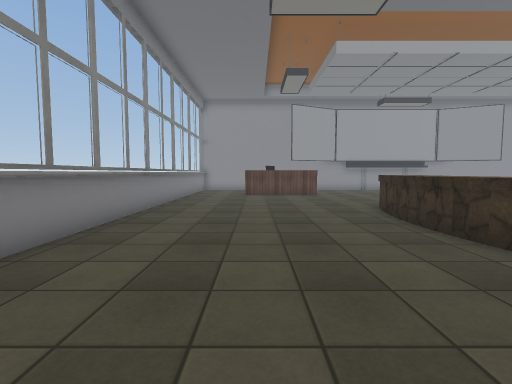
View 1 (above)

19 first-person views from a walk through a 3-D level made in the Unity game engine. The camera is 1.3 m above the floor, tilts 4° down and sees 85° across. The floor is counted in squares, 1 m on a side. Each view is taken from the middle of a square. On the plan, view 1 faces up. The plan holds only what a view shows up to about 13 squares ahead; the rest is blank. The place goes on beyond the plan. The player character is not drawn. Door leaves are left out, so doorways stand open. Some surface patterns are stand-ins.

View 2
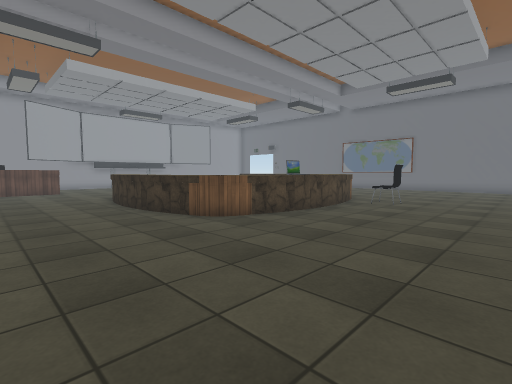

View 3
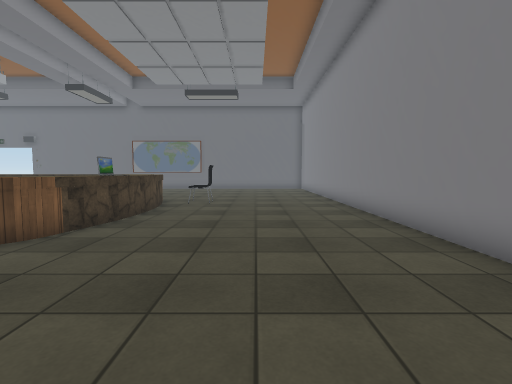

View 4
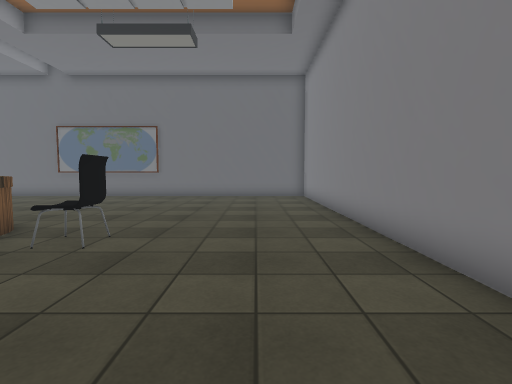

View 5
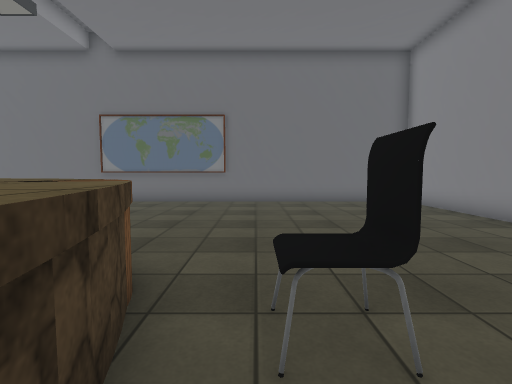

View 6
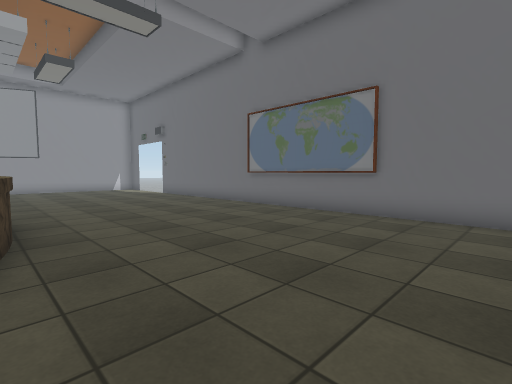

View 7
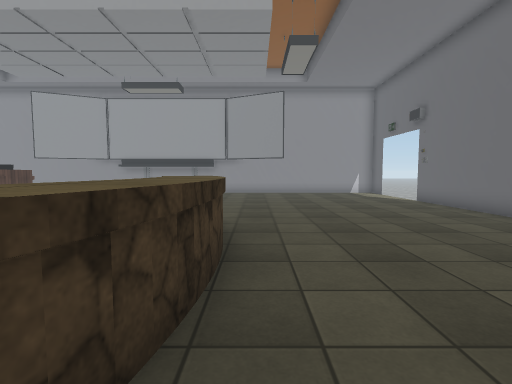

View 8
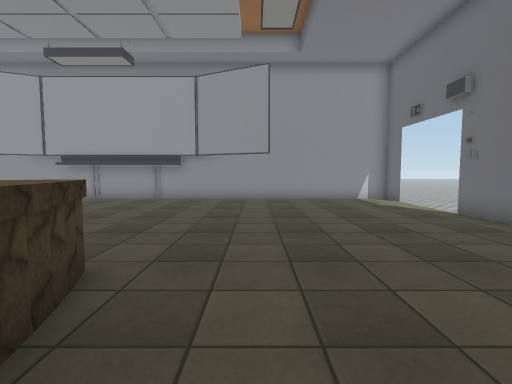

View 9
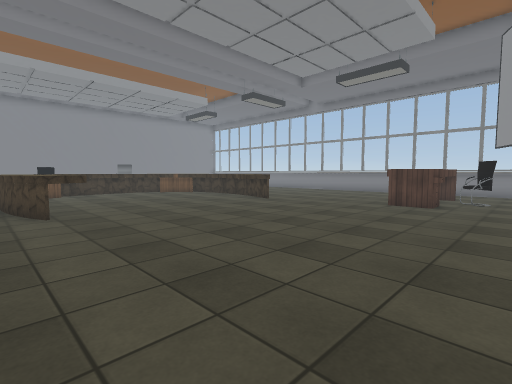

View 10
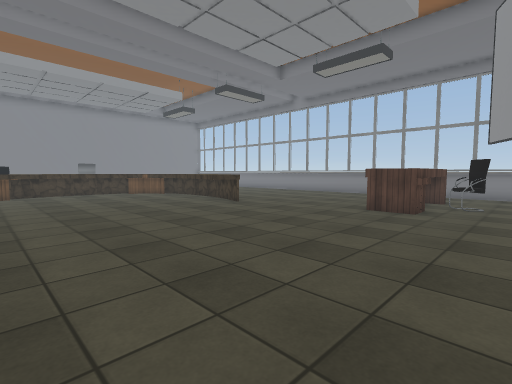

View 11
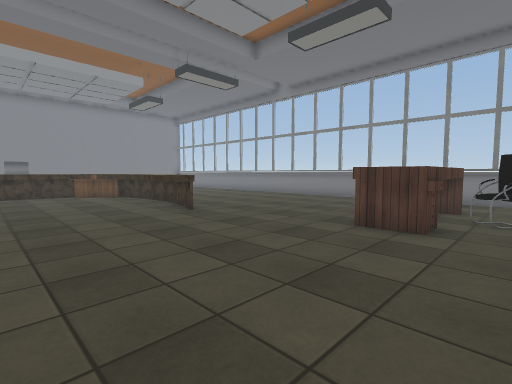

View 12
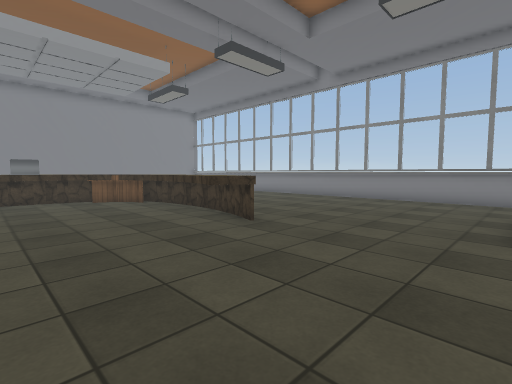

View 13
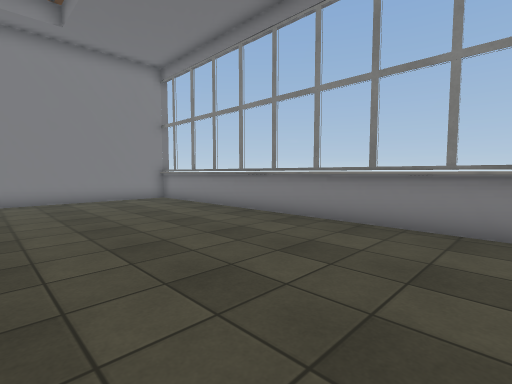

View 14
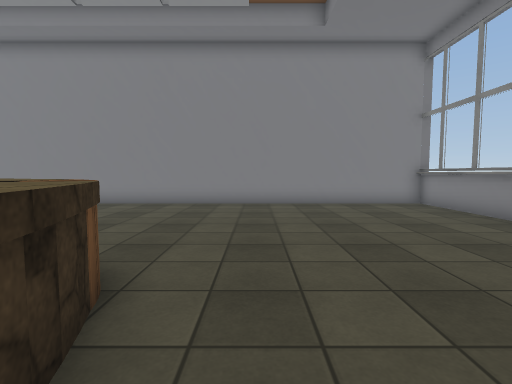

View 15
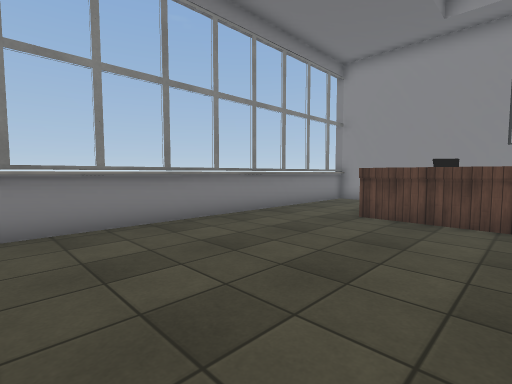

View 16
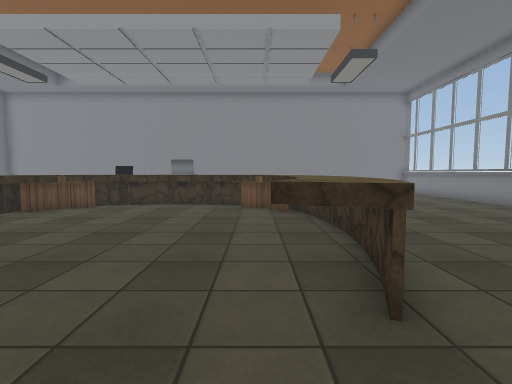

View 17
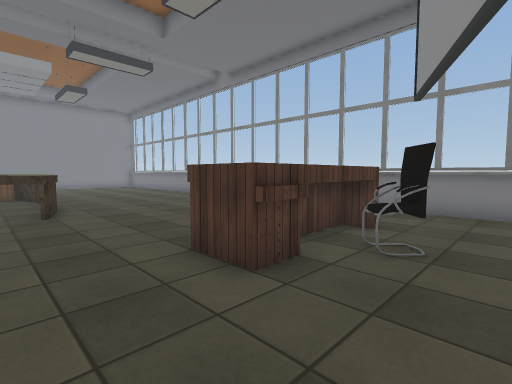

View 18
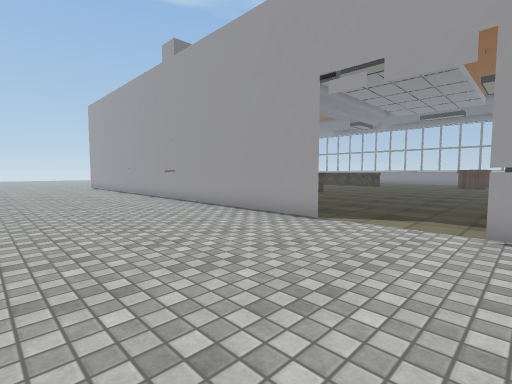

View 19
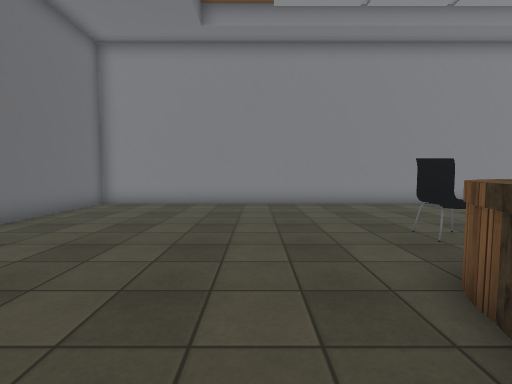

### Floor plan
Key: @ floor where view 1 was taken; # wall or solid block; x gap in a wall; . floor; D open door; = window, fence, low wall or low ledge; ^ raised ledge; T table; L laptop; C chair.
Columns run from 4 left of view 1 to 29 right of it. Each row starts with its distance up from view 1.
 20 #..........^^^^^^.........#..... .
 19 #....C....................DD.....
 18 #....CC...................DD......
 17 #...TTTT..................DD......
 16 #...TTTT..................D.......
 15 #.........................#.......
 14 #.........................#.......
 13 #.........................#.......
 12 #.........................#.......
 11 #................=........#.......
 10 #........^.......^^.......#.......
  9 #.......^^.......^^.......#......
  8 #.......^^.......^^.......#......
  7 #.......^^.......^^.......# .....
  6 #.......^^.......^^.......#  ....
  5 #.......^^.......^^.......#   ...
  4 #.......^^#......^^.......#    ..
  3 #........TT^^x^^^TT.......#
  2 #.........^^LL^^^T........#
  1 #...............C.........#
  0 #...@...........C.........#
 -1 #.........................#
 -2 #.........................#
 -3 #.........................#
 -4 #.........................#
 -5 #.........................#
 -6 ###########################

Where each view was taken, in squares from view 1:
view 1: 0 up, 0 right, facing up
view 2: 4 down, 0 right, facing up-right
view 3: 2 down, 0 right, facing right
view 4: 3 down, 7 right, facing right
view 5: 1 up, 10 right, facing right
view 6: 1 down, 14 right, facing up-right
view 7: 3 up, 15 right, facing up
view 8: 7 up, 16 right, facing up
view 9: 20 up, 15 right, facing down-left
view 10: 20 up, 13 right, facing down-left
view 11: 19 up, 10 right, facing down-left
view 12: 16 up, 10 right, facing down-left
view 13: 8 up, 3 right, facing down-left
view 14: 6 up, 3 right, facing down
view 15: 8 up, 3 right, facing up-left
view 16: 13 up, 6 right, facing down
view 17: 20 up, 6 right, facing down-left
view 18: 20 up, 29 right, facing down-left
view 19: 6 up, 16 right, facing down
